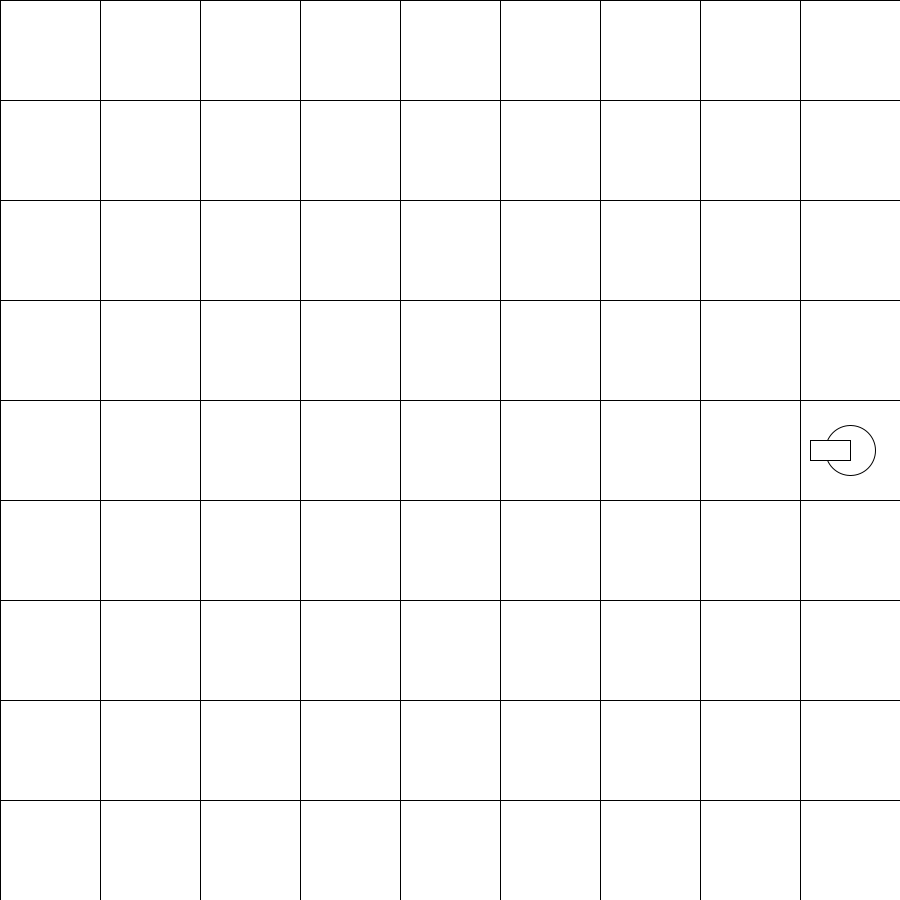
Frame 1 (no input)
Frame 60 (the mouse pressed at the canvas centre just before this capture): identical to frame 1, image omitted
Frame 120 (the mouse held since frame 60 and released just before this capture): identical to frame 1, image omitted

The Processing sketch that drew this single still picture (run headless with seeded random() and noise(); from frame 60 on, the mouse is pressed at the canvas centre):

// Processing sketch: Robot_fight
// ── Robot_fight.pde
//Oh man this is old and not very good... I wasn't very sure how I would go about implementing
//hitboxes and stuff back when I made this, so I didn't really get anywhere with this in particular
//and decided instead to do something simpler first.
Tile[] Tiles;
class Tile{
  boolean overTile;
  int xPos=0;
  int yPos=0;
  int size= 200;
}
class Roomba{
  int xPos=0;
  int yPos=0;
  int knifePos=0;
}
class Knife{
  int xPos=0;
  int yPos=0;
}
  Roomba roomba1=new Roomba();
  Roomba roomba2=new Roomba();
  Knife knife1=new Knife();
  Knife knife2=new Knife();
void setup(){
  size(900,900);
 //<Grid generation>
  Tiles=new Tile[100];
  for(int i=0;i<10;i++){
    Tiles[i]=new Tile();
    Tiles[i].xPos=i*100;
  }
  for(int i=0;i<10;i++){
    int modi=i+10;
    Tiles[modi]=new Tile();
    Tiles[modi].xPos=i*100;
    Tiles[modi].yPos=100;
  }
    for(int i=0;i<10;i++){
    int modi=i+20;
    Tiles[modi]=new Tile();
    Tiles[modi].xPos=i*100;
    Tiles[modi].yPos=200;
  }
    for(int i=0;i<10;i++){
    int modi=i+30;
    Tiles[modi]=new Tile();
    Tiles[modi].xPos=i*100;
    Tiles[modi].yPos=300;
  }
    for(int i=0;i<10;i++){
    int modi=i+40;
    Tiles[modi]=new Tile();
    Tiles[modi].xPos=i*100;
    Tiles[modi].yPos=400;
  }
    for(int i=0;i<10;i++){
    int modi=i+50;
    Tiles[modi]=new Tile();
    Tiles[modi].xPos=i*100;
    Tiles[modi].yPos=500;
  }
    for(int i=0;i<10;i++){
    int modi=i+60;
    Tiles[modi]=new Tile();
    Tiles[modi].xPos=i*100;
    Tiles[modi].yPos=600;
  }
    for(int i=0;i<10;i++){
    int modi=i+70;
    Tiles[modi]=new Tile();
    Tiles[modi].xPos=i*100;
    Tiles[modi].yPos=700;
  }
    for(int i=0;i<10;i++){
    int modi=i+80;
    Tiles[modi]=new Tile();
    Tiles[modi].xPos=i*100;
    Tiles[modi].yPos=800;
  }
    for(int i=0;i<10;i++){
    int modi=i+90;
    Tiles[modi]=new Tile();
    Tiles[modi].xPos=i*100;
    Tiles[modi].yPos=900;
  }
  //</Grid generation>
  roomba1.xPos=Tiles[48].xPos;
  roomba1.yPos=Tiles[48].yPos+50;
}

void draw(){
  knife1.xPos=roomba1.xPos+10;
  knife1.yPos=roomba1.yPos-10;
  for(int i=0;i<100;i++){
    rect(Tiles[i].xPos,Tiles[i].yPos,100,100);
  }
  checkmouse();
  ellipse(roomba1.xPos+50,roomba1.yPos,50,50);
  rect(knife1.xPos,knife1.yPos,40,20);
}
void mousePressed(){
  for(int i=0;i<100;i++){
    if(Tiles[i].overTile==true){
      if(roomba1.xPos==Tiles[i].xPos || roomba1.yPos==Tiles[i].yPos+50){
        roomba1.xPos=Tiles[i].xPos;
        roomba1.yPos=Tiles[i].yPos-50;
        }
      }
     }
  }
void checkmouse(){
  for(int i=0;i<100;i++){
    if (mouseX > Tiles[i].xPos-100 && mouseX < Tiles[i].xPos+100 && mouseY > Tiles[i].yPos-100 && mouseY < Tiles[i].yPos+100){
      Tiles[i].overTile=true;
    }
    else{
      Tiles[i].overTile=false;
    }
  }
}
